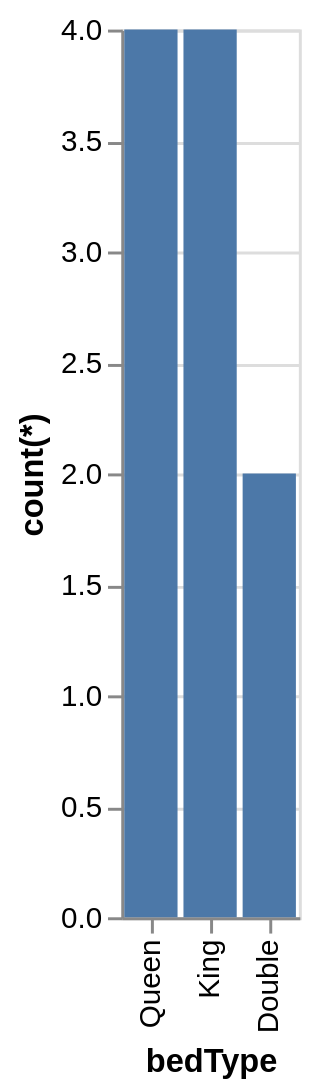

The specification (Vega-Lite) saved for this image:
### Vega-Lite specification from a JSON file in a GitHub repository (floating-point values rounded to 4 significant figures)
{"data": {"values": [{"x_data": "Queen", "y_data": 4}, {"x_data": "King", "y_data": 4}, {"x_data": "Double", "y_data": 2}]}, "mark": "bar", "encoding": {"x": {"field": "x_data", "type": "nominal", "title": "bedType", "sort": "descending"}, "y": {"field": "y_data", "type": "quantitative", "title": "count(*)"}}}
